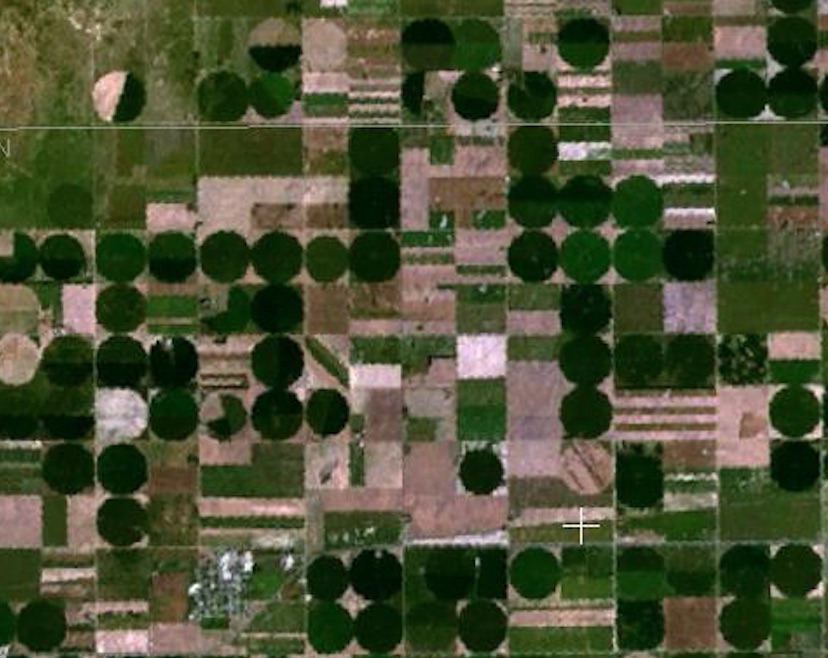
#> input picture 1_intro/2_filters_and_edges/images/round_farms.jpg, 828 x 658 px
$ python 7_hough_circle_detection.py
#> lines starting #> are read from the running program, lines starting #| are printed output that depends on the picture; after the words box and inside, x2 and y2 are one past the last pixel; in counts of white or black regions, pixels touching at a corner belong together
#!/usr/bin/env python3

import numpy as np
import matplotlib.pyplot as plt
import cv2

# read in the image
image = cv2.imread("images/round_farms.jpg")
#> image is the input picture: shape (658, 828, 3); mean B, G, R 53.6, 81.1, 76.2
image_copy = np.copy(image)
image_copy = cv2.cvtColor(image_copy, cv2.COLOR_BGR2RGB)
gray = cv2.cvtColor(image_copy, cv2.COLOR_RGB2GRAY)
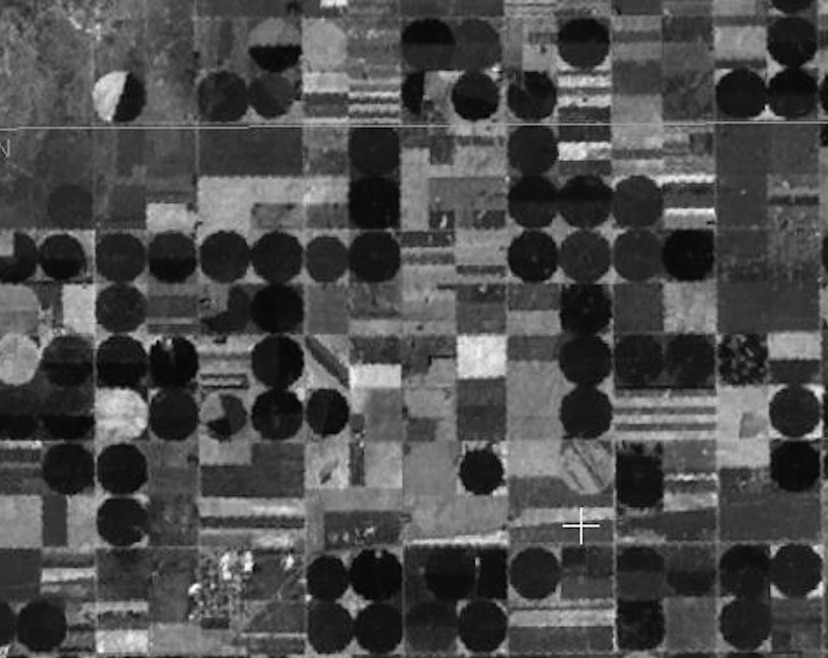
#> gray: shape (658, 828); min 1, max 254, mean 76.5

# gaussian blur
gray_blur = cv2.GaussianBlur(gray, (3,3), 0)

# perform canny edge detection
edges = cv2.Canny(gray, 50, 100)
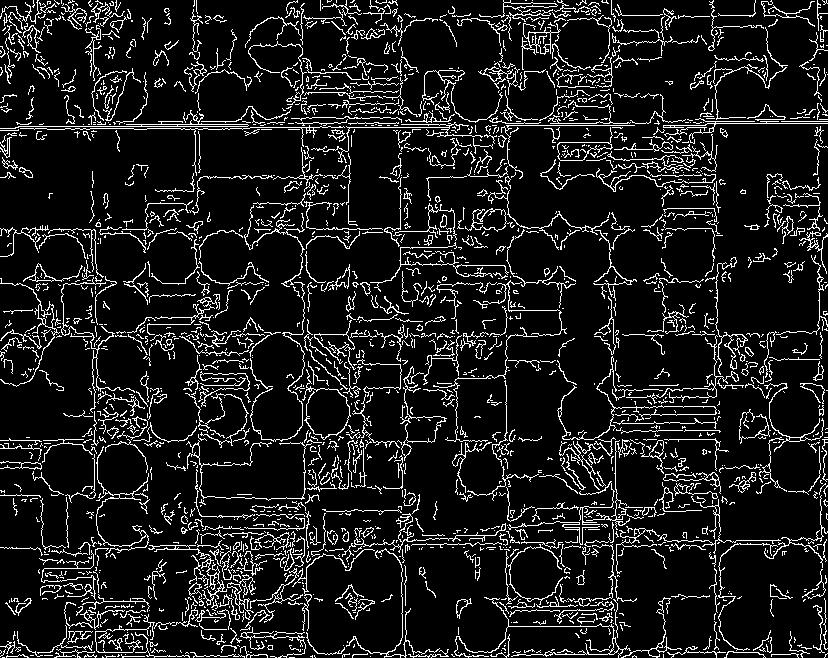
#> edges: shape (658, 828); 10.9% white in thin lines or dots

# find lines using Hough transform
rho = 1             # 1 pixel resolution
theta = np.pi/180   # 1 degree resolution
threshold = 60      # min number of Hough space intersections for a line
min_line_length = 50
min_line_gap = 5

# outputs lines as [x1,y1,x2,y2]
lines = cv2.HoughLinesP(edges, rho, theta, threshold, np.array([]), min_line_length, min_line_gap)
#> lines = 73 rows, first 6: [707, 123, 827, 123], [400, 656, 496, 656], [98, 126, 154, 126], [705, 121, 827, 121], [32, 652, 158, 652], [0, 440, 64, 440]

# draw detected lines on image
line_image = np.copy(image_copy)
for line in lines:
    for x1,y1,x2,y2 in line:
        cv2.line(line_image,(x1,y1),(x2,y2),(255,0,0),5)
#> this loop made 73 passes
#> line on passes 1 to 12: [[707, 123, 827, 123]], [[400, 656, 496, 656]], [[98, 126, 154, 126]], [[705, 121, 827, 121]], [[32, 652, 158, 652]], [[0, 440, 64, 440]], [[291, 334, 351, 334]], [[347, 127, 459, 127]], [[506, 125, 634, 125]], [[65, 283, 116, 283]], [[140, 656, 196, 656]], [[538, 542, 613, 541]]
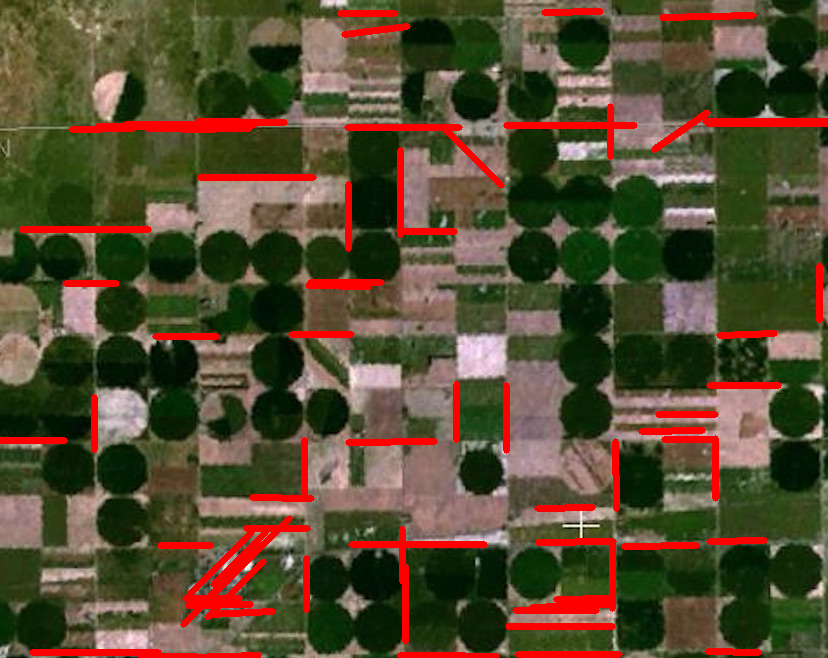
#> line_image: shape (658, 828, 3); mean R, G, B 86.3, 74.9, 49

f,x = plt.subplots(2,2)
x[0,0].imshow(image_copy, cmap='gray'), x[0,0].set_title('image_copy')
x[0,1].imshow(gray, cmap='gray'), x[0,1].set_title('gray')
x[1,0].imshow(gray_blur, cmap='gray'), x[1,0].set_title('edges')
x[1,1].imshow(line_image, cmap='gray'), x[1,1].set_title('line_image')
plt.show()
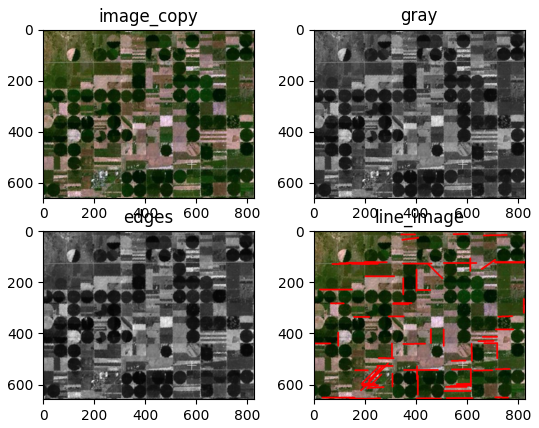
#> figure drawn by matplotlib, 4 panels

$ run again, with 1_intro/2_filters_and_edges/images/birds.jpg copied over 1_intro/2_filters_and_edges/images/round_farms.jpg
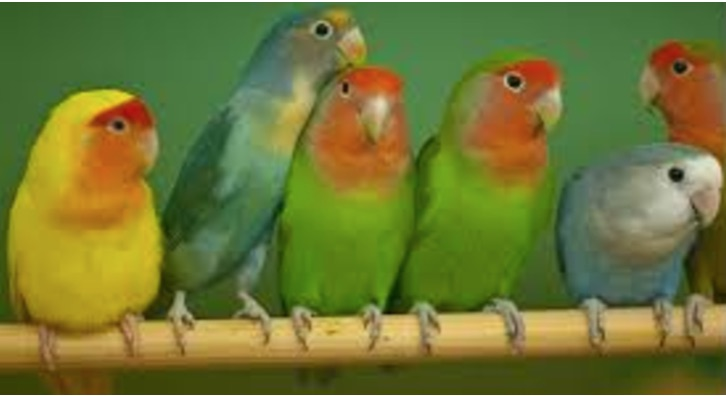
#> input picture 1_intro/2_filters_and_edges/images/birds.jpg, 726 x 396 px
#> image is the input picture: shape (396, 726, 3); mean B, G, R 52.2, 118.2, 111.1
#> `edges = cv2.Canny(gray, 50, 100)`:
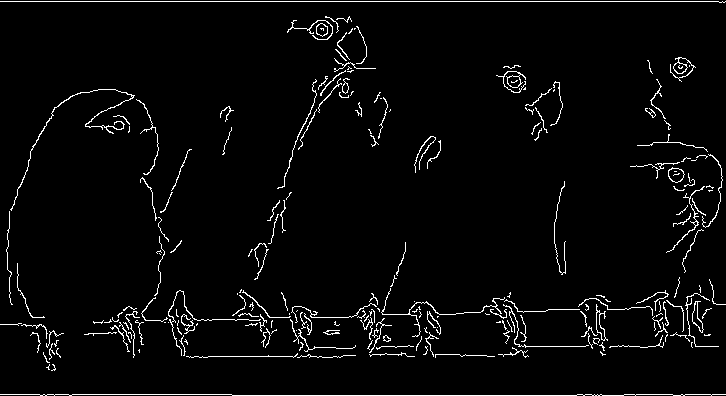
#> edges: shape (396, 726); 3.3% white in thin lines or dots
#> lines = [[0, 1, 725, 1], [232, 395, 576, 395], [0, 394, 231, 394], [518, 346, 591, 346], [186, 356, 321, 356], [84, 334, 139, 331], [673, 395, 725, 394]]
#> the loop `for line in lines:` made 7 passes
#> `plt.show()`:
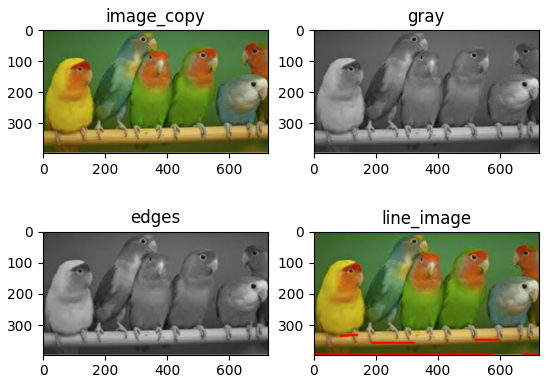
#> figure drawn by matplotlib, 4 panels

$ run again, with 1_intro/2_filters_and_edges/images/brain_MR.jpg copied over 1_intro/2_filters_and_edges/images/round_farms.jpg
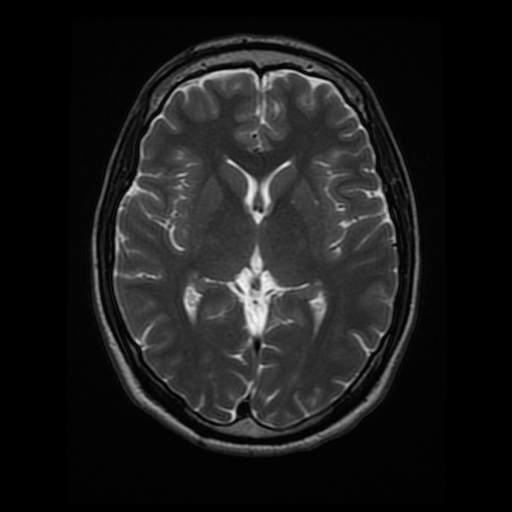
#> input picture 1_intro/2_filters_and_edges/images/brain_MR.jpg, 512 x 512 px
#> image is the input picture: shape (512, 512, 3); min 0, max 247, mean 26.9
#> `edges = cv2.Canny(gray, 50, 100)`:
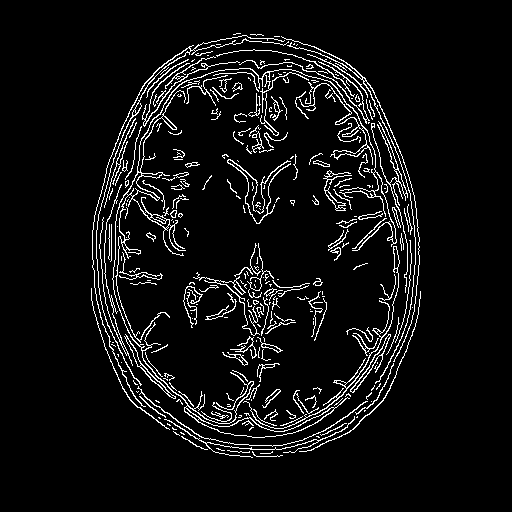
#> edges: shape (512, 512); 6.3% white in thin lines or dots, all inside (x1, y1, x2, y2) = (91, 33, 421, 458)
#> lines = [[268, 332, 278, 279], [383, 129, 407, 195], [367, 87, 400, 161], [136, 391, 199, 436], [370, 85, 403, 159]]
#> the loop `for line in lines:` made 5 passes
#> `plt.show()`:
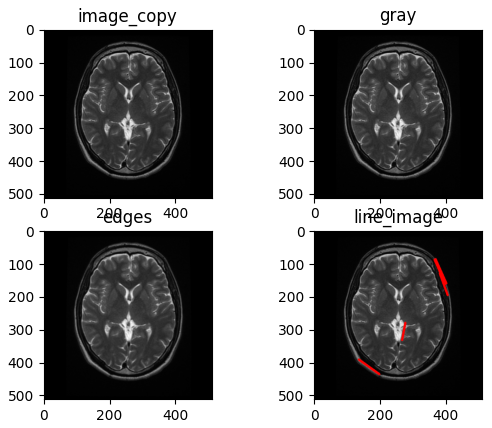
#> figure drawn by matplotlib, 4 panels
